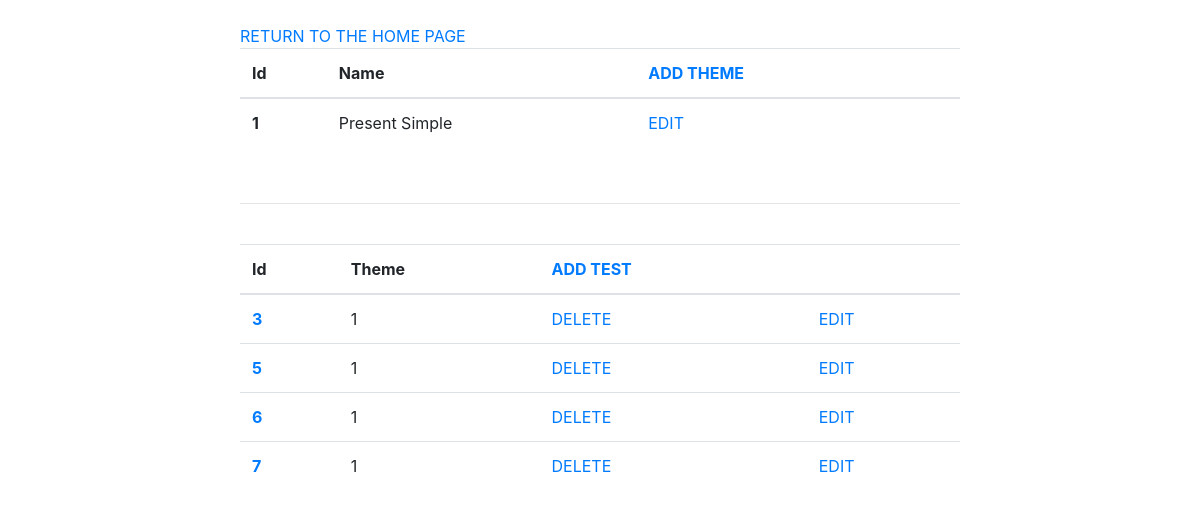
The page /test_editor (signed in) on the database as committed earlier.
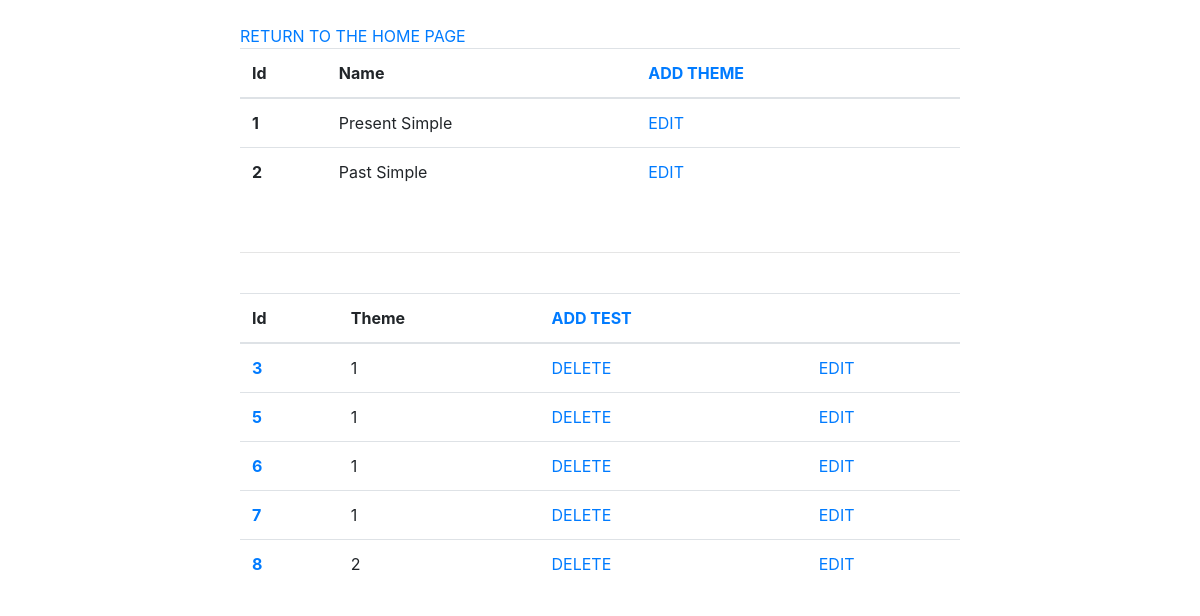
The same page on the database as committed later.
### models.py (models this page shows, shortened)
class Theme(db.Model):
    __tablename__ = 'theme'
    id = db.Column(db.Integer, primary_key=True)
    name = db.Column(db.String(64), unique=True, nullable=False)

class TestModel(db.Model):
    __tablename__ = 'test_model'
    id = db.Column(db.Integer, primary_key=True)
    theme_id = db.Column(db.Integer, db.ForeignKey('theme.id'), nullable=False)
    question = db.Column(db.String(512), unique=False, nullable=False)
    right_answer = db.Column(db.String(64), unique=False, nullable=True) # use || if more than one questions
    explanation = db.Column(db.String(256), unique=False, nullable=True)
    author_id = db.Column(db.Integer, unique=False, nullable=False)
    theme = db.relationship('Theme',backref=db.backref('TestModel',lazy=True))

### EnglishEazy.py (the view)
@app.route('/test_editor')
def edit_tests():
    is_loged = check_session()
    if not is_loged or is_loged == admin['login']:
        return redirect('/log_in')
    user = UserModel.query.filter_by(username=is_loged).first()
    if not user.is_teacher:
        abort(403) # only teachers can edit tests
    tests = TestModel.query.all()
    themes = Theme.query.all()
    return render_template('tests/test_editor.html', tests=tests, themes=themes)

### EnglishEazy.py (called while the page is built)
def check_session():
    try:
        if not(UserModel.query.filter_by(username=session['username']).first()) and session['username'] != admin['login']:
            session['username'] = None
        return session['username']
    except KeyError as err:
        return False

### templates/tests/test_editor.html
{% extends 'wrapper.html' %}
{% block wrap %}
    <br>
    <a href="/home">RETURN TO THE HOME PAGE</a>
    <table class="table">
      <thead>
        <tr>
          <th scope="col">Id</th>
          <th scope="col">Name</th>
          <th scope="col"><a href="/theme/add">ADD THEME</a></th>
            <th scope="col"></th>
        </tr>
      </thead>
      <tbody>
        {% for theme in themes %}
            <tr>
                <th scope="row">{{ theme.id }}</th>
                <td>{{ theme.name }}</td>
                <td><a href="/theme/edit/{{ theme.id }}">EDIT</a></td>
                <td></td>
            </tr>
        {% endfor %}
      </tbody>
    </table>
    <br>
    <hr>
    <br>
    <table class="table">
      <thead>
        <tr>
          <th scope="col">Id</th>
          <th scope="col">Theme</th>
          <th scope="col"><a href="/test/add">ADD TEST</a></th>
            <th scope="col"></th>
        </tr>
      </thead>
      <tbody>
        {% for test in tests %}
            <tr>
                <th scope="row"><a href="/test/{{ test.id }}">{{ test.id }}</a></th>
                <td>{{ test.theme_id }}</td>
                <td><a href="/test/delete/{{ test.id }}">DELETE</a></td>
                <td><a href="/test/edit/{{ test.id }}">EDIT</a></td>
            </tr>
        {% endfor %}
      </tbody>
    </table>
{% endblock wrap %}

Rows that differ between the two databases and show on the page:
added Theme: id "2", name "Past Simple"
added TestModel: id "8", theme_id "2"
